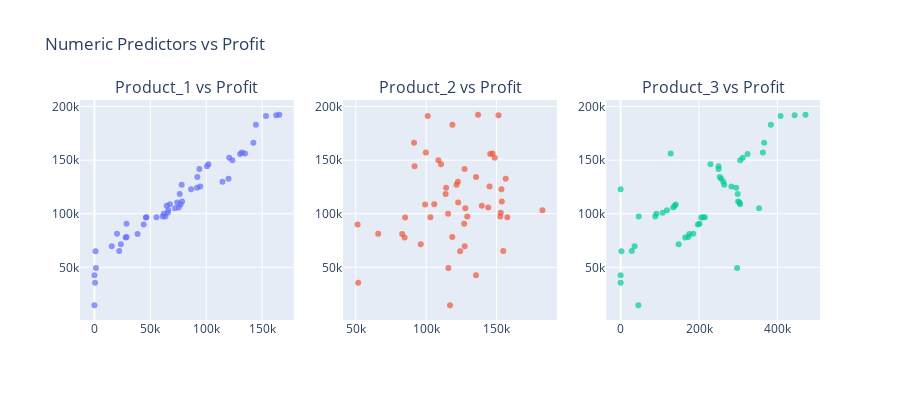

Notebook code cell kept with this figure:
### Markdown cell above
### Visualizing predictors for exploration

### Code cell
# scatter plots for continuous variables checking for heteroscedasticity. 
numeric_cols = ["Product_1", "Product_2", "Product_3"]
dummy_cols = ["Location_City_2", "Location_City_3"]


fig = make_subplots(
    rows=1,
    cols=3,
    subplot_titles=[f"{col} vs Profit" for col in numeric_cols]
)

for i, col in enumerate(numeric_cols, start=1):
    fig.add_trace(
        go.Scatter(
            x=df[col],
            y=y,
            mode="markers",
            name=col,
            marker=dict(opacity=0.7)
        ),
        row=1,
        col=i
    )

fig.update_layout(
    title="Numeric Predictors vs Profit",
    height=400,
    showlegend=False
)

fig.show()
